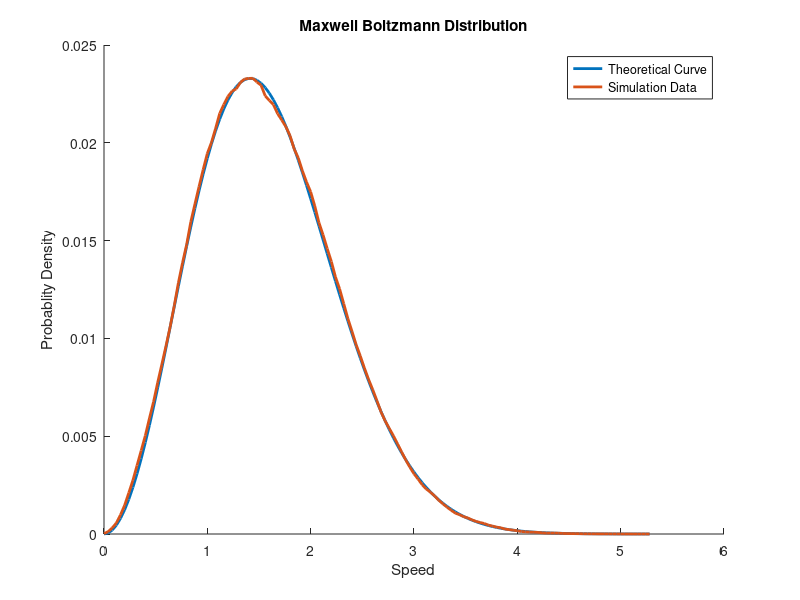

This chart was generated by the following MATLAB code:
clear all, close all, clc


xAxis2 = importdata('xAxis.dat');
yAxis2 = importdata('yAxis.dat');
yAxis2 = yAxis2/sum(yAxis2);

v = xAxis2;
v = v.*v;
%y = ((6/pi)^(3/2))*(4*pi*v).*exp(-(6*v)) ;
y  = 1.25*(4*pi*v) * ((1/(2*pi))^3/2).*(exp(-v/2));
hold on
plot(xAxis2, y, 'Linewidth', 2)
plot(xAxis2, yAxis2, 'Linewidth', 2)
legend('Theoretical Curve', 'Simulation Data')
xlabel('Speed')
ylabel('Probablity Density')
title('Maxwell Boltzmann Distribution')